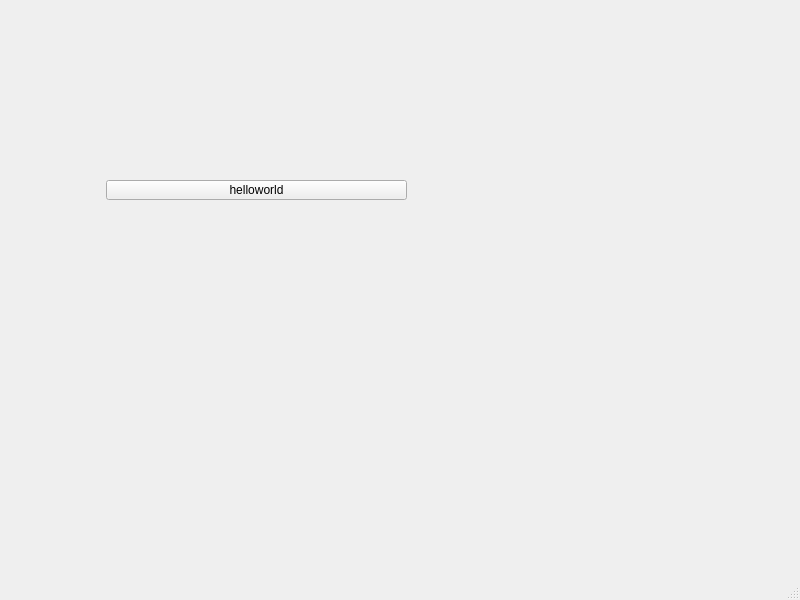
<?xml version="1.0" encoding="UTF-8"?>
<ui version="4.0">
 <class>MainWindow</class>
 <widget class="QMainWindow" name="MainWindow">
  <property name="geometry">
   <rect>
    <x>0</x>
    <y>0</y>
    <width>800</width>
    <height>600</height>
   </rect>
  </property>
  <property name="windowTitle">
   <string>MainWindow</string>
  </property>
  <widget class="QWidget" name="centralwidget">
   <widget class="QToolButton" name="toolButton">
    <property name="geometry">
     <rect>
      <x>106</x>
      <y>180</y>
      <width>301</width>
      <height>20</height>
     </rect>
    </property>
    <property name="text">
     <string>helloworld</string>
    </property>
   </widget>
  </widget>
  <widget class="QMenuBar" name="menubar">
   <property name="geometry">
    <rect>
     <x>0</x>
     <y>0</y>
     <width>800</width>
     <height>23</height>
    </rect>
   </property>
  </widget>
  <widget class="QStatusBar" name="statusbar"/>
 </widget>
 <resources/>
 <connections/>
</ui>
